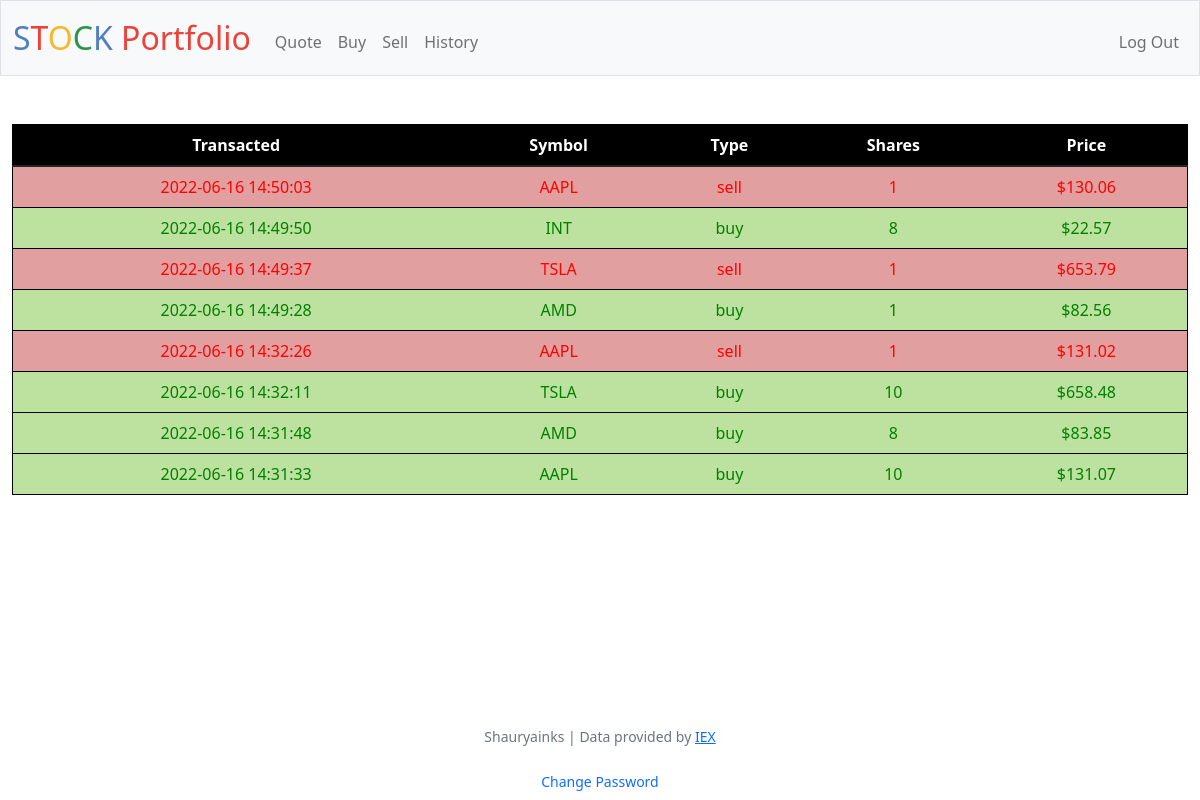
Screenshot of /history (signed in) with the database file from the repository.
### tables this page shows
CREATE TABLE transactions (
id INTEGER PRIMARY KEY NOT NULL, 
transaction_cost NUMERIC,
transaction_type TEXT,
share_name TEXT,
share_symbol TEXT,
share_qty NUMERIC,
date DEFAULT CURRENT_TIMESTAMP,
user_id INTEGER NOT NULL,
share_price NUMERIC,
FOREIGN KEY (user_id) REFERENCES users(id)
ON UPDATE CASCADE
ON DELETE CASCADE
);

### app.py (the view)
@app.route("/history")
@login_required
def history():
    history = db.execute("SELECT * FROM transactions WHERE user_id = ? ORDER BY date DESC", session['user_id'])
    return render_template("history.html", history=history)

### app.py (called while the page is built)
@app.after_request
def after_request(response):
    response.headers["Cache-Control"] = "no-cache, no-store, must-revalidate"
    response.headers["Expires"] = 0
    response.headers["Pragma"] = "no-cache"
    return response

### helpers.py (called while the page is built)
def login_required(f):
    @wraps(f)
    def decorated_function(*args, **kwargs):
        if session.get("user_id") is None:
            return redirect("/login")
        return f(*args, **kwargs)
    return decorated_function

def usd(value):
    return f"${value:,.2f}"

### templates/history.html (shortened to what this page needs)
{% extends "layout.html" %}
{% block main %}
<table class="historytable table">
    <thead class="historytablehead">
        <tr>
            <th scope="col">Transacted</th>
            <th scope="col">Symbol</th>
            <th scope="col">Type</th>
            <th scope="col">Shares</th>
            <th scope="col">Price</ </tr>
    </thead>
    <tbody>
        {% for i in history %}
        {%if i['transaction_type'] == "buy" %}
        <tr scope="row" class="buy">
            <td>{{i['date']}}</td>
            <td>{{i['share_symbol']}}</td>
            <td>{{i['transaction_type']}}</td>
            <td>{{i['share_qty']}}</td>
            <td>{{i['share_price']|usd}}</td>
        </tr>
        {% else %}
        <tr scope="row" class="sell">
            <td>{{i['date']}}</td>
            <td>{{i['share_symbol']}}</td>
            <td>{{i['transaction_type']}}</td>
            <td>{{i['share_qty']}}</td>
            <td>{{i['share_price']|usd}}</td>
        </tr>
        {% endif %}
        {% endfor%}
    </tbody>
</table>
{% endblock %}

### templates/layout.html (shortened to what this page needs)
<!DOCTYPE html>
<html lang="en">
<head>
    <link href="https://cdn.jsdelivr.net/npm/bootstrap@5.1.3/dist/css/bootstrap.min.css"
 rel="stylesheet">
    <link href="/static/styles.css" rel="stylesheet">
</head>
<body>
    <nav class="bg-light border navbar navbar-expand-md navbar-light">
        <div class="container-fluid">
            <a class="navbar-brand" href="/"><span class="blue">S</span><span class="red">T</span><span
                    class="yellow">O</span><span class="green">C</span><span class="blue">K</span> <span class="red">Portfolio</span></a>
            <div class="collapse navbar-collapse" id="navbar">
                {% if session["user_id"] %}
                <ul class="navbar-nav me-auto mt-2">
                    <li class="nav-item"><a class="nav-link" href="/quote">Quote</a></li>
                    <li class="nav-item"><a class="nav-link" href="/buy">Buy</a></li>
                    <li class="nav-item"><a class="nav-link" href="/sell">Sell</a></li>
                    <li class="nav-item"><a class="nav-link" href="/history">History</a></li>
                </ul>
                <ul class="navbar-nav ms-auto mt-2">
                    <li class="nav-item"><a class="nav-link" href="/logout">Log Out</a></li>
                </ul>
                {% else %}
                <ul class="navbar-nav ms-auto mt-2">
                    <li class="nav-item"><a class="nav-link" href="/register">Register</a></li>
                    <li class="nav-item"><a class="nav-link" href="/login">Log In</a></li>
                </ul>
                {% endif %}
            </div>
        </div>
    </nav>
    <main class="container-fluid py-5 text-center">
        {% block main %}{% endblock %}
    </main>
</body>
{% if session["user_id"] %}
<footer class="mb-5 small text-center text-muted footer">
    <div class="footdiv">
        <p> Shauryainks | Data provided by <a href="https://iexcloud.io/">IEX</a></p>
        <a class="nav-link" href="/changepassword">Change Password</a>
    </div>
</footer>
{% else %}
<footer class="mb-5 small text-center text-muted">
 Shauryainks | Data provided by <a href="https://iexcloud.io/">IEX</a>
</footer>
{% endif %}
</html>

### static/styles.css (style rules this page uses)
nav .navbar-brand { font-size: xx-large; }
nav .navbar-brand .blue { color: #537fbe; }
nav .navbar-brand .red { color: #ea433b; }
nav .navbar-brand .yellow { color: #f5b82e; }
nav .navbar-brand .green { color: #2e944b; }
.historytable { border: 1px solid black; outline-color: black; }
.historytablehead { color: white; background-color: black; }
.buy { color: green; background-color: #bde19f; }
.sell { color: red; background-color: #e19f9f; }
.footdiv { position: absolute; bottom: 0; width: 100%; }

### rows the page displays
transactions: date "2022-06-16 14:50:03", share_symbol "AAPL", transaction_type "sell", share_qty "1", share_price "$130.06"
transactions: date "2022-06-16 14:49:50", share_symbol "INT", transaction_type "buy", share_qty "8", share_price "$22.57"
transactions: date "2022-06-16 14:49:37", share_symbol "TSLA", transaction_type "sell", share_qty "1", share_price "$653.79"
transactions: date "2022-06-16 14:49:28", share_symbol "AMD", transaction_type "buy", share_qty "1", share_price "$82.56"
transactions: date "2022-06-16 14:32:26", share_symbol "AAPL", transaction_type "sell", share_qty "1", share_price "$131.02"
transactions: date "2022-06-16 14:32:11", share_symbol "TSLA", transaction_type "buy", share_qty "10", share_price "$658.48"
transactions: date "2022-06-16 14:31:48", share_symbol "AMD", transaction_type "buy", share_qty "8", share_price "$83.85"
transactions: date "2022-06-16 14:31:33", share_symbol "AAPL", transaction_type "buy", share_qty "10", share_price "$131.07"
